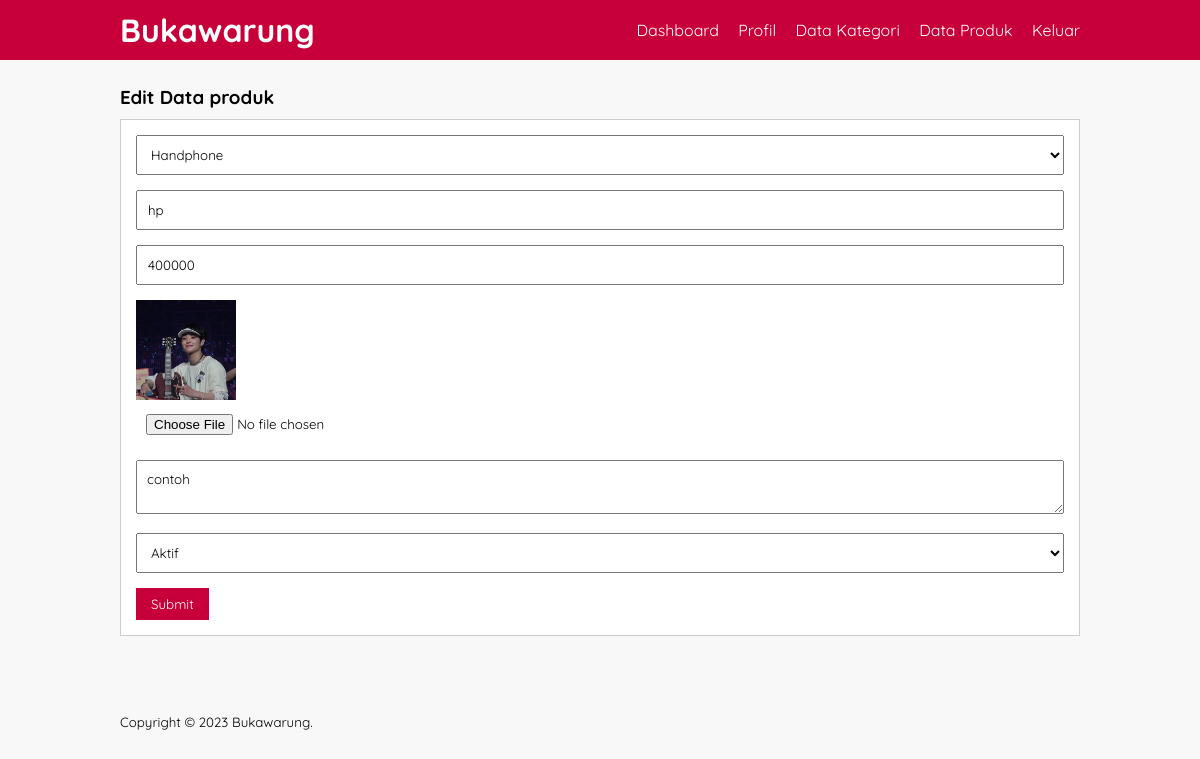
Page /edit-produk.php?id=2 (signed in) on the committed database.
### tables this page shows
CREATE TABLE IF NOT EXISTS `tb_product` (
  `product_id` int(11) NOT NULL AUTO_INCREMENT,
  `category_id` int(11) NOT NULL,
  `product_name` varchar(100) NOT NULL,
  `product_price` int(20) NOT NULL,
  `product_description` text NOT NULL,
  `product_image` varchar(100) NOT NULL,
  `product_status` tinyint(1) NOT NULL,
  `date_created` timestamp NOT NULL DEFAULT CURRENT_TIMESTAMP,
  PRIMARY KEY (`product_id`),
  KEY `category_id` (`category_id`)
);

CREATE TABLE IF NOT EXISTS `tb_category` (
  `category_id` int(11) NOT NULL AUTO_INCREMENT,
  `category_name` varchar(25) NOT NULL,
  PRIMARY KEY (`category_id`)
);

### edit-produk.php (the view, shortened to what this page needs)
 <?php
	include 'db.php';
	$produk = mysqli_query($conn, "SELECT * FROM tb_product WHERE product_id = '".$_GET['id']."' ");
	$p = mysqli_fetch_object($produk);
?>
<!DOCTYPE html>
<html>
<head>
	<link rel="stylesheet" type="text/css" href="css/style.css">
</head>
<body>
	<header>
		<div class="container">
			<h1><a href="dashboard.php">Bukawarung</a></h1>
			<ul>
				<li><a href="index.php">Dashboard</a></li>
				<li><a href="profil.php">Profil</a></li>
				<li><a href="data_kategori.php">Data Kategori</a></li>
				<li><a href="data_produk.php">Data Produk</a></li>
				<li><a href="keluar.php">Keluar</a></li>
			</ul>
		</div>
	</header>
	<div class="section">
		<div class="container">
			<h3>Edit Data produk</h3>
			<div class="box">
				<form action="" method="POST" enctype="multipart/form-data">
					<select class="input-control" name="kategori" required="">
						<?php
							$kategori = mysqli_query($conn,  "SELECT * FROM tb_category ORDER BY category_id DESC");
							while ($r = mysqli_fetch_array($kategori)) {
						?>
						<option value="<?php echo $r['category_id']?>" <?php echo ($r['category_id'] == $p->category_id)? 'selected':''; ?>><?php echo $r['category_name'] ?></option>
						<?php } ?>
					</select>
					<input type="text" name="nama" class="input-control" placeholder="Nama Produk" value="<?php echo $p->product_name?>" required>
					<input type="text" name="harga" class="input-control" placeholder="Harga" value="<?php echo $p->product_price?>" required>
					<img src="produk/<?php echo $p->product_image ?>"width="100px">
					<input type="file" name="gambar" class="input-control">
					<textarea class="input-control" name="deskripsi" placeholder="Deskripsi"><?php echo $p->product_description ?></textarea><br>
					<select class="input-control" name="status">
						<option value="1" <?php echo ($p->product_status == 1)? 'selected':'';?>>Aktif</option>
					</select>
					<input type="submit" name="submit" placeholder="Submit" class="btn">
				</form>
			</div>
		</div>
	</div>
	<footer>
		<div class="container">
			<small>Copyright &copy; 2023 Bukawarung.</small>
		</div>
	</footer>
</body>
</html>

### css/style.css (style rules this page uses)
* { padding: 0; margin: 0; font-family: 'Quicksand', sans-serif; }
body { background-color: #f8f8f8; }
a { color: inherit; text-decoration: none; }
.input-control { width: 100%; padding:10px; margin-bottom: 15px; box-sizing: border-box; }
.btn { padding: 8px 15px; background-color: #c70039; color: #fff; border: none; cursor: pointer; }
header { background-color: #c70039; color: #fff; }
header h1 { float: left; padding: 10px 0; }
header ul { float: right; }
header ul li { display: inline-block; }
header ul li a { padding: 20px 0 20px 15px; display: inline-block; }
footer { padding: 25px 0; }
.container { width: 80%; margin: 0 auto; }
.container:after { content: ''; display: block; clear: both; }
.section { padding: 25px 0; }
.box { background-color: #fff; border: 1px solid #ccc; padding: 15px; box-sizing: border-box; margin: 10px 0 25px 0; }

### rows in the picture
tb_product: kategori "Handphone", nama "hp", harga "400000", product_image (picture), deskripsi "contoh", status "Aktif"
